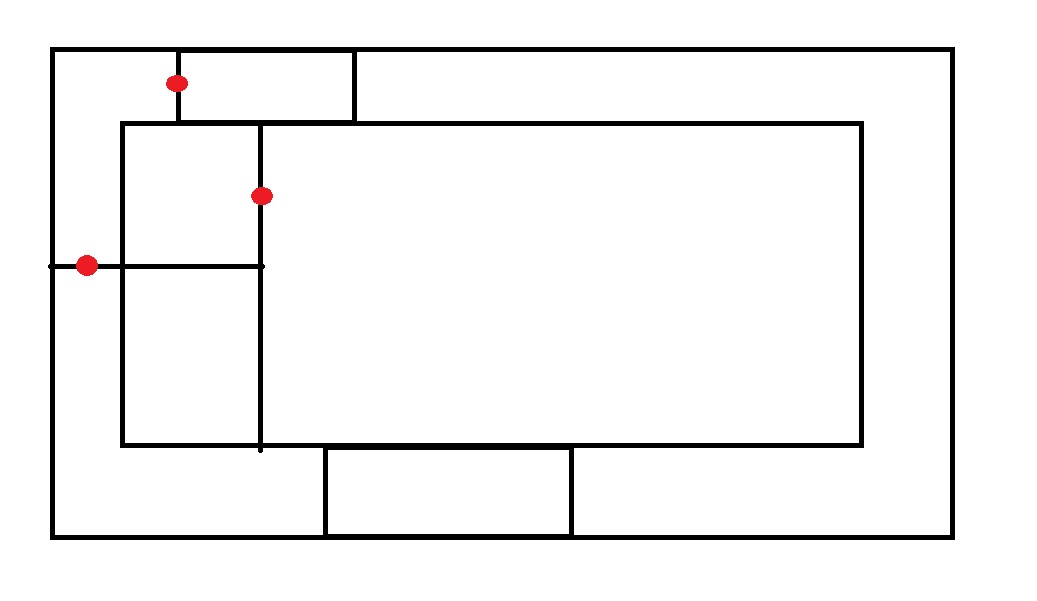
#> input picture Image_Proc/drawing.jpg, 1037 x 601 px
$ python P_9_affinetransform.py
#> lines starting #> are read from the running program, lines starting #| are printed output that depends on the picture
import numpy as np
import cv2 as cv
from matplotlib import pyplot as plt

img = cv.imread( "drawing.jpg" )
#> img is the input picture: shape (601, 1037, 3); mean B, G, R 242.6, 242.6, 242.9
rows, cols, c = img.shape
#> rows = 601; cols = 1037; c = 3

##########
# In affine transformation, all parallel lines in the original image will still be
# parallel in the output image. To find the transformation matrix, we need three
# points from input image and their corresponding locations in output image.
# Then cv.getAffineTransform will create a 2x3 matrix which is to be passed to cv.warpAffine.
#

pts1 = np.float32([[180, 85], [88,266], [264,197]])
pts2 = np.float32([[10, 115], [200,466], [400,100]])

M = cv.getAffineTransform( pts1, pts2 )

dst = cv.warpAffine( img, M, ( cols, rows ) )
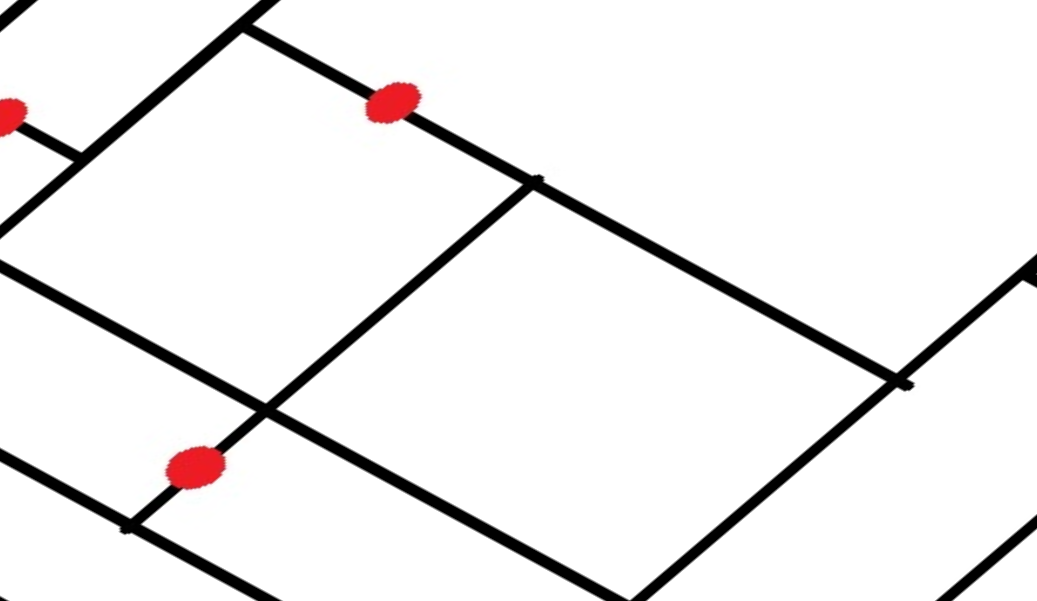
#> dst: shape (601, 1037, 3); mean B, G, R 237.9, 237.8, 239.3

plt.subplot(121), plt.imshow(img), plt.title("Input")
plt.subplot(122), plt.imshow(dst), plt.title("Output")
plt.show()
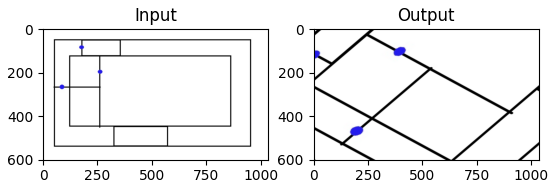
#> figure drawn by matplotlib, 2 panels; B, G, R data is drawn as R, G, B
